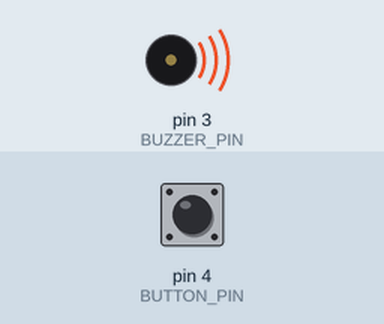
The program below on a simulated Arduino Nano, built with avr-gcc and run on an emulated ATmega328P. Parts: buzzer (waves = sounding). The inputs (shaded band) are chosen by the test bench; at power-on: pin 4 (BUTTON_PIN) HIGH. What the program prints to the serial monitor is not drawn.

Above: at 0.1 s.
At 1.2 s:
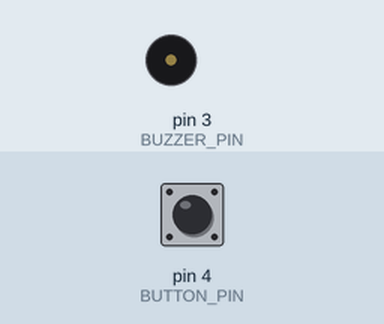
1.3 s: pin 4 (BUTTON_PIN) pulled LOW for 0.15 s
Timing chart, 0 to 4.3 s (numbered marks = the images above; inputs shaded):
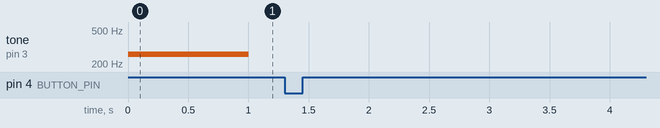

Measured:
- after the input at 1.3 s, every drawn part: stays the same

The program:

Main.cpp
```cpp
#include <string.h>
#include <inttypes.h>

#include <Arduino.h>

#include "hardware/Buffer.h"
#include "hardware/PinButton.h"
#include "Keyboard.h"
#include "Uart.h"
#include "MusicalKeyboard.h"

#define DEBUG_BUF_SIZE 50
#define BUZZER_PIN 3
#define BUTTON_PIN 4

static void setupKeyboard();
static void playDo();
static void playRe();
static void playMi();
static void playFa();
static void playSol();
static void playLa();
static void playSi();
static void nextOctave();
static void prevOctave();
static void increasePlayingDuration();
static void reducePlayingDuration();
static void playOctave();

static void printDebugMessage(Buffer *b);
static void toggleDebugMode();

static Buffer *debugBuf;
static uint8_t debugEnabled = 0;
static PinButton *debugButton;

void setup() {
    Uart.init();
    Uart.enableEchoMode();
    MusicalKeyboard.init(BUZZER_PIN);
    setupKeyboard();
    debugBuf = buffer.create(DEBUG_BUF_SIZE);
    debugButton = pinButton.create(BUTTON_PIN);
    pinButton.setPressHandler(debugButton, toggleDebugMode);

    MusicalKeyboard.playNote(DO);
    Uart.println("Started");
}

void loop() {
    Uart.polling();
    Keyboard.statePolling();
    pinButton.polling(debugButton);
    if (debugEnabled) {
        printDebugMessage(Keyboard.getDebugBuffer());
        printDebugMessage(MusicalKeyboard.getDebugBuffer());
    }
}

static void playDo() {
    MusicalKeyboard.playNote(DO);
}

static void playRe() {
    MusicalKeyboard.playNote(RE);
}

static void playMi() {
    MusicalKeyboard.playNote(MI);
}

static void playFa() {
    MusicalKeyboard.playNote(FA);
}

static void playSol() {
    MusicalKeyboard.playNote(SOL);
}

static void playLa() {
    MusicalKeyboard.playNote(LA);
}

static void playSi() {
    MusicalKeyboard.playNote(SI);
}

static void nextOctave() {
    MusicalKeyboard.nextOctave();
}

static void prevOctave() {
    MusicalKeyboard.prevOctave();
}

static void increasePlayingDuration() {
    MusicalKeyboard.increaseDuration(100);
}

static void reducePlayingDuration() {
    MusicalKeyboard.reduceDuration(100);
}

static void playOctave() {
    MusicalKeyboard.playCurrentOctave();
}

static void printDebugMessage(Buffer * const b) {
    char tmp[DEBUG_BUF_SIZE];
    if (buffer.popToBuffer(b, debugBuf, buffer.freeSize(debugBuf) - 1) > 0) {
        buffer.push(debugBuf, '\0');
        buffer.popValues(debugBuf, (uint8_t *) tmp, DEBUG_BUF_SIZE);
        Uart.print(tmp);
    }
}

static void setupKeyboard() {
    Keyboard.init();
    Keyboard.setKeyPressHandler(KEY_1, playDo);
    Keyboard.setKeyPressHandler(KEY_2, playRe);
    Keyboard.setKeyPressHandler(KEY_3, playMi);
    Keyboard.setKeyPressHandler(KEY_4, playFa);
    Keyboard.setKeyPressHandler(KEY_5, playSol);
    Keyboard.setKeyPressHandler(KEY_6, playLa);
    Keyboard.setKeyPressHandler(KEY_7, playSi);
    Keyboard.setKeyPressHandler(KEY_0, playOctave);
    Keyboard.setKeyPressHandler(KEY_A, nextOctave);
    Keyboard.setKeyPressHandler(KEY_B, prevOctave);
    Keyboard.setKeyPressHandler(KEY_C, increasePlayingDuration);
    Keyboard.setKeyPressHandler(KEY_D, reducePlayingDuration);
}

static void toggleDebugMode() {
    debugEnabled = !debugEnabled;
    if (debugEnabled) {
        MusicalKeyboard.debugEnable();
        Keyboard.debugEnable();
    } else {
        MusicalKeyboard.debugDisable();
        Keyboard.debugDisable();
    }
    Uart.println("Button is pressed");
}
```

Command.h
```cpp
#ifndef COMAND_H
#define COMAND_H

typedef struct Command Command;
typedef const char * (*CommandAction)(const void *);
typedef enum OnOffStatus { ON, OFF } OnOffStatus;
typedef enum CommandArgument { INT, ON_OFF, NONE } CommandArgument;

Command * commandCreate(const char *name, CommandAction action, CommandArgument argType);
const char * commandExecute(const Command *command, const char *argument);
void commandSetAction(Command *command, CommandAction action);
const char * commandGetName(const Command *command);
CommandAction commandGetAction(const Command * command);

static struct {
    Command * (*create)(const char *name, CommandAction action, CommandArgument argType);
    const char * (*execute)(const Command *command, const char *argument);
    void (*setAction)(Command *command, CommandAction action);
    const char * (*name)(const Command *command);
    CommandAction (*action)(const Command * command);
} const command = {
        commandCreate,
        commandExecute,
        commandSetAction,
        commandGetName,
        commandGetAction
};


#endif //COMAND_H
```

Menu.h
```cpp
#ifndef MENU_H
#define MENU_H

#include <stdint.h>

#include "Command.h"

const char * menuExecuteCommand(char *commandNameWithArg);
void menuAddItem(Command *command);

static struct {
    const char * (*executeCommand)(char *commandNameWithArg);
    void (*addItem)(Command *command);
} const Menu = {
        menuExecuteCommand,
        menuAddItem
};

#endif //MENU_H
```

MusicalKeyboard.h
```cpp
#ifndef MUSICAL_KEYBOARD_MUSICALKEYBOARD_H
#define MUSICAL_KEYBOARD_MUSICALKEYBOARD_H

#include <stdint.h>
#include "hardware/Buffer.h"

enum Note {
    DO = 0,
    RE,
    MI,
    FA,
    SOL,
    LA,
    SI
};

void musicalKeyboardInit(uint8_t pin);
void musicalKeyboardNextOctave();
void musicalKeyboardPrevOctave();
void musicalKeyboardPlayNote(Note note);
void musicalKeyboardReduceDuration(uint16_t deltaMs);
void musicalKeyboardIncreaseDuration(uint16_t deltaMs);
void musicalKeyboardPlayCurrentOctave();
uint16_t musicalKeyboardGetCurrentDuration();
uint8_t musicalKeyboardGetCurrentOctave();
uint16_t musicalKeyboardGetCurrentNote();
const uint16_t * musicalKeyboardGetCurrentNotes();
void musicalKeyboardDebugEnable();
void musicalKeyboardDebugDisable();
Buffer * musicalKeyboardGetDebugBuffer();

static struct {
    void (*init)(uint8_t pin);
    void (*nextOctave)();
    void (*prevOctave)();
    void (*playNote)(Note note);
    void (*reduceDuration)(uint16_t deltaMs);
    void (*increaseDuration)(uint16_t deltaMs);
    void (*playCurrentOctave)();
    uint16_t (*currentDuration)();
    uint8_t (*currentOctave)();
    uint16_t (*currentNote)();
    const uint16_t *(*currentNotes)();
    void (*debugEnable)();
    void (*debugDisable)();
    Buffer * (*getDebugBuffer)();
} const MusicalKeyboard = {
        musicalKeyboardInit,
        musicalKeyboardNextOctave,
        musicalKeyboardPrevOctave,
        musicalKeyboardPlayNote,
        musicalKeyboardReduceDuration,
        musicalKeyboardIncreaseDuration,
        musicalKeyboardPlayCurrentOctave,
        musicalKeyboardGetCurrentDuration,
        musicalKeyboardGetCurrentOctave,
        musicalKeyboardGetCurrentNote,
        musicalKeyboardGetCurrentNotes,
        musicalKeyboardDebugEnable,
        musicalKeyboardDebugDisable,
        musicalKeyboardGetDebugBuffer
};

#endif //MUSICAL_KEYBOARD_MUSICALKEYBOARD_H
```

Uart.h
```cpp
#ifndef UART_H
#define UART_H

#include <inttypes.h>

void uartDisableEchoMode();
void uartEnableEchoMode();
uint16_t uartReceive(uint8_t *buffer, uint16_t size);
uint16_t uartPrintf(const char *format, ...);
uint16_t uartPrint(const char *msg);
uint16_t uartPrintln(const char *msg);
uint16_t uartTransmit(const uint8_t *msg, uint16_t msgSize);
uint8_t uartHasNext();
void uartEnableInterruption();
void uartDisableInterruption();
void uartInit();
void uartPolling();
uint8_t uartIsInterruptionEnabled();

static struct UartInterface {
    void (*disableEchoMode)();
    void (*enableEchoMode)();
    uint16_t (*receive)(uint8_t *buffer, uint16_t size);
    uint16_t (*printf)(const char *format, ...);
    uint16_t (*print)(const char *msg);
    uint16_t (*println)(const char *msg);
    uint16_t (*transmit)(const uint8_t *msg, uint16_t msgSize);
    uint8_t (*hasNext)();
    void (*enableInterruption)();
    void (*disableInterruption)();
    void (*init)();
    void (*polling)();
    uint8_t (*isInterruptionEnabled)();
} const Uart = {
        uartDisableEchoMode,
        uartEnableEchoMode,
        uartReceive,
        uartPrintf,
        uartPrint,
        uartPrintln,
        uartTransmit,
        uartHasNext,
        uartEnableInterruption,
        uartDisableInterruption,
        uartInit,
        uartPolling,
        uartIsInterruptionEnabled
};

#endif //UART_H
```

Buffer.h
```cpp
#ifndef BUFFER_H
#define BUFFER_H

#include <stdint.h>

typedef struct Buffer Buffer;

Buffer * bufferCreate(uint16_t buffSize);
uint8_t bufferPush(Buffer *buffer, uint8_t value);
uint16_t bufferPushValues(Buffer *buffer, const uint8_t *values, uint16_t size);
uint8_t bufferPop(Buffer *buffer);
uint8_t bufferPeek(const Buffer *buffer);
void bufferClear(Buffer *buffer);
uint16_t bufferGetSize(const Buffer *buffer);
uint16_t bufferPopValues(Buffer *buffer, uint8_t *buf, uint16_t bufSize);
uint8_t bufferHasValues(const Buffer *buffer);
uint16_t bufferGetFreeSize(const Buffer *buffer);
uint16_t bufferPeekValues(const Buffer * buffer, uint8_t **values);
uint16_t bufferPopToBuffer(Buffer * const from, Buffer * const to, uint16_t size);

static struct {
    Buffer * (*create)(uint16_t buffSize);
    uint8_t (*push)(Buffer *buffer, uint8_t value);
    uint16_t (*pushValues)(Buffer *buffer, const uint8_t *values, uint16_t size);
    uint8_t (*pop)(Buffer *buffer);
    uint8_t (*peek)(const Buffer *buffer);
    void (*clear)(Buffer *buffer);
    uint16_t (*size)(const Buffer *buffer);
    uint16_t (*popValues)(Buffer *buffer, uint8_t *buf, uint16_t bufSize);
    uint8_t (*hasValues)(const Buffer *buffer);
    uint16_t (*freeSize)(const Buffer *buffer);
    uint16_t (*peekValues)(const Buffer *buffer, uint8_t **values);
    uint16_t (*popToBuffer)(Buffer *from, Buffer *to, uint16_t size);
} const buffer = {
        bufferCreate,
        bufferPush,
        bufferPushValues,
        bufferPop,
        bufferPeek,
        bufferClear,
        bufferGetSize,
        bufferPopValues,
        bufferHasValues,
        bufferGetFreeSize,
        bufferPeekValues,
        bufferPopToBuffer

};
#endif
```

Buzzer.h
```cpp
#ifndef MUSICAL_KEYBOARD_BUZZER_H
#define MUSICAL_KEYBOARD_BUZZER_H

#include <stdint.h>

void buzzerInit(uint8_t pin);
void buzzerPlayNote(uint16_t freq, uint16_t durationMs);
void buzzerPlayNotes(const uint16_t freq[], uint16_t size, const uint16_t durationMs[]);

static struct {
    void (*init)(uint8_t pin);
    void (*playNote)(uint16_t freq, uint16_t durationMs);
    void (*playNotes)(const uint16_t freq[], uint16_t size, const uint16_t durationMs[]);
} const Buzzer = {
        buzzerInit,
        buzzerPlayNote,
        buzzerPlayNotes
};
/*


void Buzzer_Play (uint32_t* melody, uint32_t* delays, uint16_t len);*/

#endif //MUSICAL_KEYBOARD_BUZZER_H
```

KeyboardButton.h
```cpp
#ifndef KEYBOARDBUTTON_H
#define KEYBOARDBUTTON_H

#include <stdint.h>

#include "hardware/Buffer.h"


typedef struct KeyboardButton KeyboardButton;

typedef void (*KeyboardButtonPressHandler)();

void keyboardButtonSetPressHandler(KeyboardButton *button, KeyboardButtonPressHandler pressHandler);
KeyboardButton * keyboardButtonCreate(uint16_t code);
void keyboardButtonEnable(KeyboardButton *button);
void keyboardButtonDisable(KeyboardButton *button);
uint8_t keyboardButtonIsEnabled(const KeyboardButton *button);
void keyboardButtonUpdateState(KeyboardButton *button, uint8_t isPressed);
void keyboardButtonDebugEnable(KeyboardButton *keyboardButton);
void keyboardButtonDebugDisable(KeyboardButton *keyboardButton);
Buffer * keyboardButtonGetDebugBuffer(KeyboardButton *keyboardButton);

static struct {
    void (*setPressHandler)(KeyboardButton *button, KeyboardButtonPressHandler pressHandler);
    KeyboardButton * (*create)(uint16_t code);
    void (*enable)(KeyboardButton *button);
    void (*disable)(KeyboardButton *button);
    uint8_t (*isEnabled)(const KeyboardButton *button);
    void (*updateState)(KeyboardButton *button, uint8_t newState);
    void (*debugEnable)(KeyboardButton * const keyboardButton);
    void (*debugDisable)(KeyboardButton * const keyboardButton);
    Buffer * (*getDebugBuffer)(KeyboardButton * const keyboardButton);
} keyboardButton = {
        keyboardButtonSetPressHandler,
        keyboardButtonCreate,
        keyboardButtonEnable,
        keyboardButtonDisable,
        keyboardButtonIsEnabled,
        keyboardButtonUpdateState,
        keyboardButtonDebugEnable,
        keyboardButtonDebugDisable,
        keyboardButtonGetDebugBuffer
};

#endif //KEYBOARDBUTTON_H
```

KeyboardControllerI2C.h
```cpp
#ifndef MUSICAL_KEYBOARD_KEYBOARDCONTROLLERI2C_H
#define MUSICAL_KEYBOARD_KEYBOARDCONTROLLERI2C_H

#include <stdint.h>

#define RECEIVER_ADDR 0xE2
#define INPUT_ADDR 0x00
#define OUTPUT_ADDR 0x01
#define POLARITY_INVERSION_ADDR 0x02
#define CONFIG_ADDR 0x03

uint8_t keyboardControllerReadInput();
uint8_t keyboardControllerWriteConfig(uint8_t config);
void keyboardControllerInit();

static struct {
    uint8_t (*readInput)();
    uint8_t (*writeConfig)(uint8_t config);
    void (*init)();
} const KeyboardControllerI2C = {
        keyboardControllerReadInput,
        keyboardControllerWriteConfig,
        keyboardControllerInit
};

#endif //MUSICAL_KEYBOARD_KEYBOARDCONTROLLERI2C_H
```

PinButton.h
```cpp
#ifndef MUSICAL_KEYBOARD_PINBUTTON_H
#define MUSICAL_KEYBOARD_PINBUTTON_H

#include <stdint.h>

typedef struct PinButton PinButton;

typedef void (*PinButtonPressHandler)();

void pinButtonSetPressHandler(PinButton *pinButton, PinButtonPressHandler pressHandler);
PinButton * pinButtonCreate(uint8_t pin);
void pinButtonEnable(PinButton *pinButton);
void pinButtonDisable(PinButton *pinButton);
uint8_t pinButtonIsEnabled(const PinButton *pinButton);
void pinButtonPolling(PinButton * const button);

static struct {
    void (*setPressHandler)(PinButton *pinButton, PinButtonPressHandler pressHandler);
    PinButton * (*create)(uint8_t pin);
    void (*enable)(PinButton *pinButton);
    void (*disable)(PinButton *pinButton);
    uint8_t (*isEnabled)(const PinButton *pinButton);
    void (*polling)(PinButton *pinButton);
} pinButton = {
        pinButtonSetPressHandler,
        pinButtonCreate,
        pinButtonEnable,
        pinButtonDisable,
        pinButtonIsEnabled,
        pinButtonPolling,
};

#endif //MUSICAL_KEYBOARD_PINBUTTON_H
```

Timer.h
```cpp
#ifndef MUSICAL_KEYBOARD_TIMER_H
#define MUSICAL_KEYBOARD_TIMER_H

#include <stdint.h>

typedef void (*TimerCallback)();

enum TimerN {
    TIM1 = 0,
    TIM2,
    TIM3
};

void timerStop(TimerN timer);

void timerStart(TimerN timer);

void timerSetPeriod(TimerN timer, uint32_t periodMs);

void timerSetCallback(TimerN timer, TimerCallback callback);

void timerInvokeCallback(TimerN timer);

void timerTick();


static struct {
    void (*stop)(TimerN timer);

    void (*start)(TimerN timer);

    void (*setPeriod)(TimerN timer, uint32_t periodMs);

    void (*setCallback)(TimerN timer, TimerCallback callback);

    void (*invokeCallback)(TimerN timer);

    void (*tick)();
} const timer = {
        timerStop,
        timerStart,
        timerSetPeriod,
        timerSetCallback,
        timerInvokeCallback,
        timerTick,
};


#endif //MUSICAL_KEYBOARD_TIMER_H
```

Uart.h
```cpp
#ifndef HARDWARE_UART_H
#define HARDWARE_UART_H

#include <stdint.h>

extern void uartReceiveIntCallback(uint8_t data);

extern void uartTransmitIntCallback();

void uartHardwareInit();

uint8_t uartHardwareTransmitPolling(uint8_t data, uint16_t timeOut);

void uartHardwareTransmitInterrupt(uint8_t buffer);

uint8_t uartHardwareReceivePolling(uint8_t *data, uint16_t timeOut);

void uartHardwareReceiveInterrupt();

void uartHardwareDisableInterrupts();

static struct {
    void (*init)();

    uint8_t (*transmitPolling)(uint8_t data, uint16_t timeOut);

    void (*transmitInterrupt)(uint8_t buffer);

    uint8_t (*receivePolling)(uint8_t *data, uint16_t timeOut);

    void (*receiveInterrupt)();

    void (*disableInterrupts)();
} const UartHardware = {
        uartHardwareInit,
        uartHardwareTransmitPolling,
        uartHardwareTransmitInterrupt,
        uartHardwareReceivePolling,
        uartHardwareReceiveInterrupt,
        uartHardwareDisableInterrupts
};

#endif
```

Command.cpp
```cpp
#include "Command.h"

#include <stdlib.h>
#include <stdint.h>
#include <string.h>

struct Command {
    char *name;
    CommandAction action;
    CommandArgument argType;
};

static uint8_t parseInt(const char *str, uint32_t *result);
static uint8_t parseOnOffStatus(const char *str, OnOffStatus *result);

Command * commandCreate(const char * const name, const CommandAction action, const CommandArgument argType) {
    size_t nameLen = strlen(name);
    char *nameCopy = (char *) malloc(sizeof(char) * (nameLen + 1));
    strcpy(nameCopy, name);
    Command *command = (Command *) malloc(sizeof(Command));
    command->name = nameCopy;
    command->action = action;
    command->argType = argType;
    return command;
}

const char * commandExecute(const Command * const command, const char * const argument) {
    if (command == NULL || command->action == NULL)
        return NULL;
    switch (command->argType) {
        case INT:
            uint32_t intArg;
            if (!parseInt(argument, &intArg))
                return "The argument must be integer\n";
            return (*command->action)(&intArg);
        case ON_OFF:
            OnOffStatus statusArg;
            if (!parseOnOffStatus(argument, &statusArg))
                return "The argument must be 'on' or 'off'\n";
            return (*command->action)(&statusArg);
        case NONE:
            return (*command->action)(NULL);
        default:
            return "Unknown argument type\n";
    }
}

static uint8_t parseInt(const char * const str, uint32_t * const result) {
    char *endPtr = NULL;
    *result = strtoul(str, &(endPtr), 10);
    if (endPtr == str) {
        return 0;
    }
    return 1;
}

static uint8_t parseOnOffStatus(const char *str, OnOffStatus * const result) {
    if (strcmp(str, "on") == 0) {
        *result = ON;
        return 1;
    } else if (strcmp(str, "off") == 0) {
        *result = OFF;
        return 1;
    }
    return 0;
}

void commandSetAction(Command * const command, const CommandAction action) {
    if (command == NULL)
        return;
    command->action = action;
}

const char * commandGetName(const Command * const command) {
    if (command == NULL)
        return NULL;
    return command->name;
}

CommandAction commandGetAction(const Command * const command) {
    return command->action;
}
```

Source omitted: Menu.cpp (2312 bytes), MusicalKeyboard.cpp (5395 bytes), Uart.cpp (3513 bytes), Buffer.cpp (2959 bytes), Buzzer.cpp (2023 bytes), KeyboardButton.cpp (3367 bytes), KeyboardControllerI2C.cpp (511 bytes), PinButton.cpp (2347 bytes), Timer.cpp (1779 bytes), Uart.cpp (2460 bytes)
